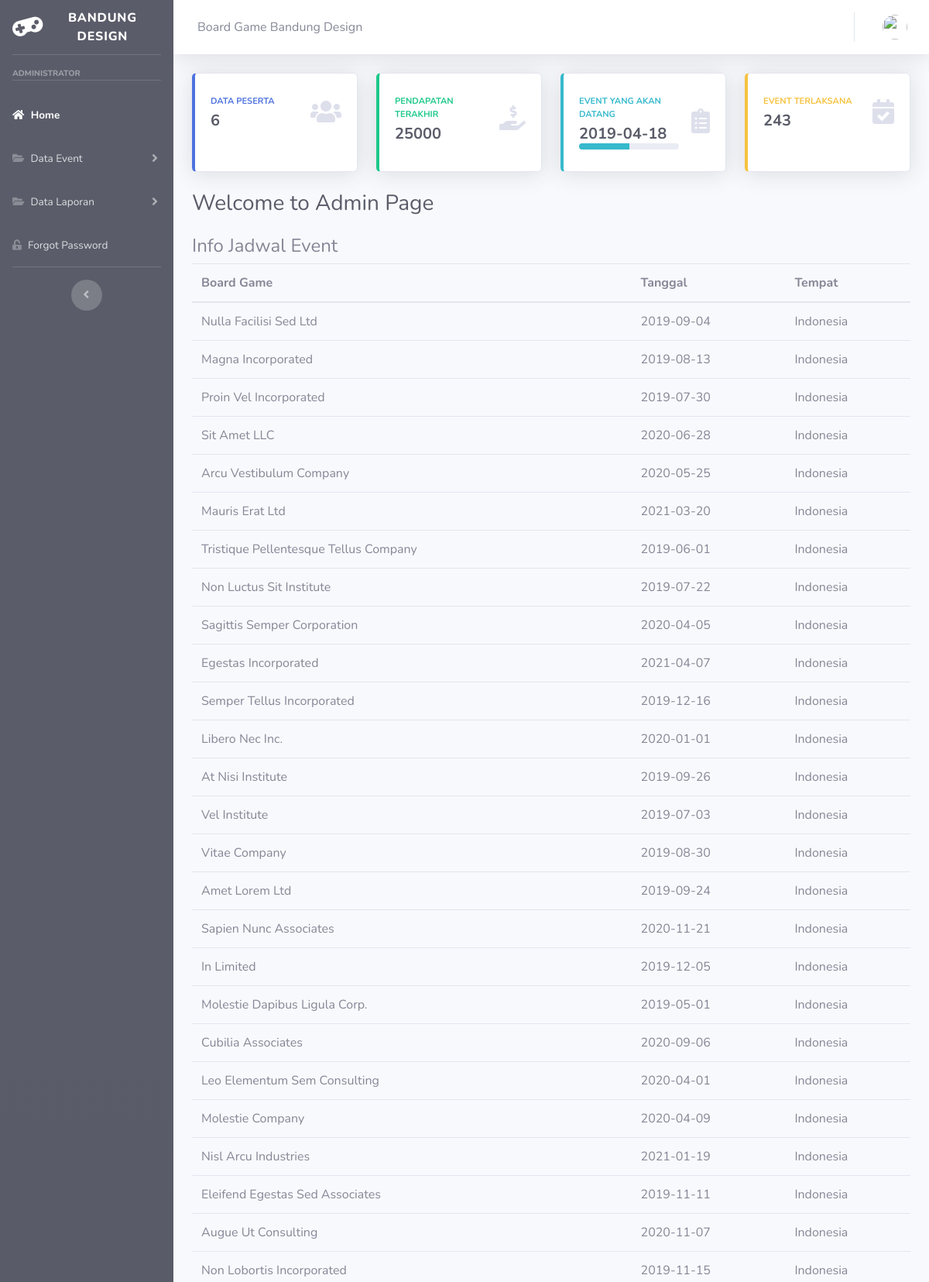
Screenshot of /my-project/index.php/user (upper part) with the database file from the repository.
### tables this page shows
CREATE TABLE `pendapatan` (
  `id` int(11) NOT NULL,
  `id_boardgame` int(11) NOT NULL,
  `jl_partisipan` int(50) NOT NULL,
  `harga_tiket` int(100) NOT NULL,
  `pd_masuk` int(128) NOT NULL,
  `pengeluaran` int(128) NOT NULL,
  `pd_bersih` int(128) NOT NULL
);

CREATE TABLE `event_ak` (
  `id` int(11) NOT NULL,
  `boardgame` varchar(128) NOT NULL,
  `tanggal` date NOT NULL,
  `tempat` varchar(128) NOT NULL,
  `status` int(11) NOT NULL,
  `notif` int(11) NOT NULL
);

### my-project/application/controllers/User.php (called while the page is built, shortened)
<?php
class User extends CI_Controller
{
    public function __construct()
    {
        $this->load->model('mdataps');
        $this->load->model('mdatapd');
        $this->load->model('eventAk');
    }
    public function index()
    {
        $data['user'] = $this->db->get_where('user', ['email' => $this->session->userdata('email')])->row_array();
        $data['event_ter'] = $this->eventAk->tampil_event_ter_last()->row();
        $data['all_peserta'] = $this->mdatapd->tampil_peserta_all()->row();
        $data['last_date'] = $this->eventAk->tampil_last_date()->row();
        $data['last_money'] = $this->mdatapd->tampil_last_money()->row();
        $this->load->helper('url');
        $data['data'] = $this->eventAk->tampil_data_ak();
        $this->load->view('templates/header', $data);
        $this->load->view('templates/sidebar', $data);
        $this->load->view('templates/topbar', $data);
        $this->load->view('user/index', $data);
        $this->load->view('templates/footer');
    }
}

### my-project/index.php (called while the page is built, shortened)
<?php
require_once BASEPATH.'core/CodeIgniter.php';

### my-project/application/models/Mdatapd.php (called while the page is built, shortened)
<?php
class mdatapd extends CI_Model
{
    function tampil_last_money()
    {
        $this->db->select('pd_bersih');
        $this->db->order_by('id', 'desc');
        $this->db->limit(1);
        return $this->db->get('pendapatan');
    }
    function tampil_peserta_all()
    {
        $this->db->select('jl_partisipan');
        $this->db->order_by('id', 'desc');
        $this->db->limit(1);
        return $this->db->get('pendapatan');
    }
}

### my-project/application/models/EventAk.php (called while the page is built, shortened)
<?php
class eventAk extends CI_Model
{
    function tampil_data_ak()
    {
        $this->db->where('status', 0);
        return $this->db->get('event_ak');
    }
    function tampil_event_ter_last()
    {
        $this->db->select('COUNT(*) as event_ter');
        $this->db->where('status', 1);
        return $this->db->get('event_ak');
    }
    function tampil_last_date()
    {
        $this->db->select('tanggal');
        $this->db->where('status', 0);
        $this->db->order_by('tanggal', 'asc');
        $this->db->limit(1);
        return $this->db->get('event_ak');
    }
}

### my-project/application/views/user/index.php (the view)
<div class="container-fluid">
  <div class="row">
    <div class="col-xl-3 col-md-6 mb-4">
      <div class="card border-left-primary shadow h-100 py-2">
        <div class="card-body">
          <div class="row no-gutters align-items-center">
            <div class="col mr-2">
              <div class="text-xs font-weight-bold text-primary text-uppercase mb-1">Data Peserta</div>
              <div class="h5 mb-0 font-weight-bold text-gray-800"><?= $all_peserta->jl_partisipan ?></div>
            </div>
            <div class="col-auto">
              <i class="fas fa-users fa-2x text-gray-300"></i>
            </div>
          </div>
        </div>
      </div>
    </div>
    <div class="col-xl-3 col-md-6 mb-4">
      <div class="card border-left-success shadow h-100 py-2">
        <div class="card-body">
          <div class="row no-gutters align-items-center">
            <div class="col mr-2">
              <div class="text-xs font-weight-bold text-success text-uppercase mb-1">Pendapatan Terakhir</div>
              <div class="h5 mb-0 font-weight-bold text-gray-800"><?= $last_money->pd_bersih ?></div>
            </div>
            <div class="col-auto">
              <i class="fas fa-hand-holding-usd fa-2x text-gray-300"></i>
            </div>
          </div>
        </div>
      </div>
    </div>
    <div class="col-xl-3 col-md-6 mb-4">
      <div class="card border-left-info shadow h-100 py-2">
        <div class="card-body">
          <div class="row no-gutters align-items-center">
            <div class="col mr-2">
              <div class="text-xs font-weight-bold text-info text-uppercase mb-1">Event Yang Akan Datang</div>
              <div class="row no-gutters align-items-center">
                <div class="col-auto">
                  <div class="h5 mb-0 mr-3 font-weight-bold text-gray-800"><?= $last_date->tanggal ?></div>
                </div>
                <div class="col">
                  <div class="progress progress-sm mr-2">
                    <div class="progress-bar bg-info" role="progressbar" style="width: 50%" aria-valuenow="50" aria-valuemin="0" aria-valuemax="100"></div>
                  </div>
                </div>
              </div>
            </div>
            <div class="col-auto">
              <i class="fas fa-clipboard-list fa-2x text-gray-300"></i>
            </div>
          </div>
        </div>
      </div>
    </div>
    <div class="col-xl-3 col-md-6 mb-4">
      <div class="card border-left-warning shadow h-100 py-2">
        <div class="card-body">
          <div class="row no-gutters align-items-center">
            <div class="col mr-2">
              <div class="text-xs font-weight-bold text-warning text-uppercase mb-1">Event Terlaksana</div>
              <div class="h5 mb-0 font-weight-bold text-gray-800"><?= $event_ter->event_ter ?></div>
            </div>
            <div class="col-auto">
              <i class="fas fa-calendar-check fa-2x text-gray-300"></i>
            </div>
          </div>
        </div>
      </div>
    </div>
  </div>
  <h1 class="h3 mb-4 text-gray-800"> Welcome to Admin Page</h1>
  <section class="content">
    <tr>
      <th>
        <h4> Info Jadwal Event </h4>
      </th>
    </tr>
    <table class="table">
      <thead>
        <tr>
          <th> Board Game </th>
          <th> Tanggal </th>
          <th> Tempat </th>
        </tr>
      </thead>
      <tbody>
        <?php foreach ($data->result() as $p) : ?>
          <tr>
            <td><?php echo $p->boardgame; ?></td>
            <td><?php echo $p->tanggal; ?></td>
            <td><?php echo $p->tempat; ?></td>
          </tr>
        <?php endforeach; ?>
      </tbody>
    </table>
  </section>
</div>
</div>

### rows the page displays
pendapatan: jl_partisipan "6", pd_bersih "25000"
event_ak: tanggal "2019-04-18"
event_ak: boardgame "Nulla Facilisi Sed Ltd", tanggal "2019-09-04", tempat "Indonesia"
event_ak: boardgame "Magna Incorporated", tanggal "2019-08-13", tempat "Indonesia"
event_ak: boardgame "Proin Vel Incorporated", tanggal "2019-07-30", tempat "Indonesia"
event_ak: boardgame "Sit Amet LLC", tanggal "2020-06-28", tempat "Indonesia"
event_ak: boardgame "Arcu Vestibulum Company", tanggal "2020-05-25", tempat "Indonesia"
event_ak: boardgame "Mauris Erat Ltd", tanggal "2021-03-20", tempat "Indonesia"
event_ak: boardgame "Tristique Pellentesque Tellus Company", tanggal "2019-06-01", tempat "Indonesia"
event_ak: boardgame "Non Luctus Sit Institute", tanggal "2019-07-22", tempat "Indonesia"
event_ak: boardgame "Sagittis Semper Corporation", tanggal "2020-04-05", tempat "Indonesia"
event_ak: boardgame "Egestas Incorporated", tanggal "2021-04-07", tempat "Indonesia"
event_ak: boardgame "Semper Tellus Incorporated", tanggal "2019-12-16", tempat "Indonesia"
event_ak: boardgame "Libero Nec Inc.", tanggal "2020-01-01", tempat "Indonesia"
event_ak: boardgame "At Nisi Institute", tanggal "2019-09-26", tempat "Indonesia"
event_ak: boardgame "Vel Institute", tanggal "2019-07-03", tempat "Indonesia"
event_ak: boardgame "Vitae Company", tanggal "2019-08-30", tempat "Indonesia"
event_ak: boardgame "Amet Lorem Ltd", tanggal "2019-09-24", tempat "Indonesia"
event_ak: boardgame "Sapien Nunc Associates", tanggal "2020-11-21", tempat "Indonesia"
event_ak: boardgame "In Limited", tanggal "2019-12-05", tempat "Indonesia"
event_ak: boardgame "Molestie Dapibus Ligula Corp.", tanggal "2019-05-01", tempat "Indonesia"
event_ak: boardgame "Cubilia Associates", tanggal "2020-09-06", tempat "Indonesia"
event_ak: boardgame "Leo Elementum Sem Consulting", tanggal "2020-04-01", tempat "Indonesia"
event_ak: boardgame "Molestie Company", tanggal "2020-04-09", tempat "Indonesia"
event_ak: boardgame "Nisl Arcu Industries", tanggal "2021-01-19", tempat "Indonesia"
event_ak: boardgame "Eleifend Egestas Sed Associates", tanggal "2019-11-11", tempat "Indonesia"
event_ak: boardgame "Augue Ut Consulting", tanggal "2020-11-07", tempat "Indonesia"
event_ak: boardgame "Non Lobortis Incorporated", tanggal "2019-11-15", tempat "Indonesia"

### other values shown
$event_ter->event_ter "243"
